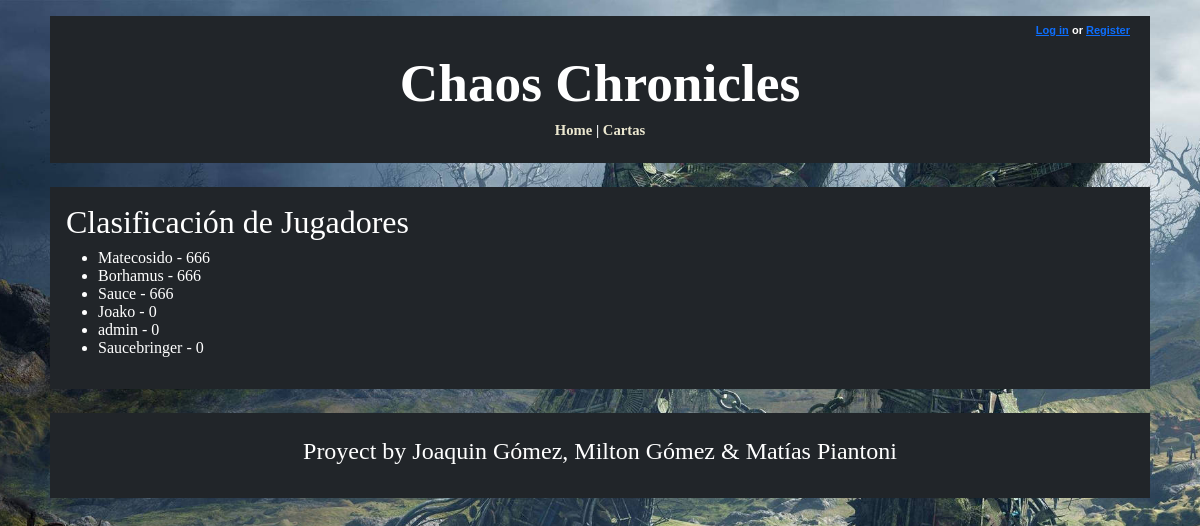
Page /leaderboard/ on the committed database.
### logica/models.py (models this page shows, shortened)
class Jugador(AbstractUser):
    ScoreTotal = models.SmallIntegerField(default=0)
    Decks = models.ManyToManyField(Deck, blank=True)
    FotoPerfil = models.ImageField(blank=True, upload_to='perfilimages/')
    deck_seleccionado = models.ForeignKey('Deck', on_delete=models.SET_NULL, null=True, blank=True, related_name='jugador_seleccionado')

### logica/views.py (the view)
# urls.py: path('leaderboard/', LeaderboardView.as_view(), name='leaderboard'),
class LeaderboardView(ListView):
    model = Jugador
    template_name = 'leaderboard.html'
    context_object_name = 'jugadores'
    ordering = ['-ScoreTotal']

### logica/templates/leaderboard.html (shortened to what this page needs)
{% extends "base_generic.html" %}
{% block content %}
    <div>
        <h2>Clasificación de Jugadores</h2>
        <ul>
            {% for jugador in jugadores %}
                <li>{{ jugador.username }} - {{ jugador.ScoreTotal }}</li>
            {% endfor %}
        </ul>
    </div>
{% endblock %}

### logica/templates/base_generic.html (style rules this page uses)
body { background-attachment: fixed; background-image: url("/media/media/bg1.jpg"); min-height: 100vh; width: 100%; background-position: center; background-repeat: no-repeat; background-size: cover; font: 12pt Georgia, "Times New Roman", Times, serif; }

### rows in the picture
Jugador: username "Matecosido", ScoreTotal "666"
Jugador: username "Borhamus", ScoreTotal "666"
Jugador: username "Sauce", ScoreTotal "666"
Jugador: username "Joako", ScoreTotal "0"
Jugador: username "admin", ScoreTotal "0"
Jugador: username "Saucebringer", ScoreTotal "0"
